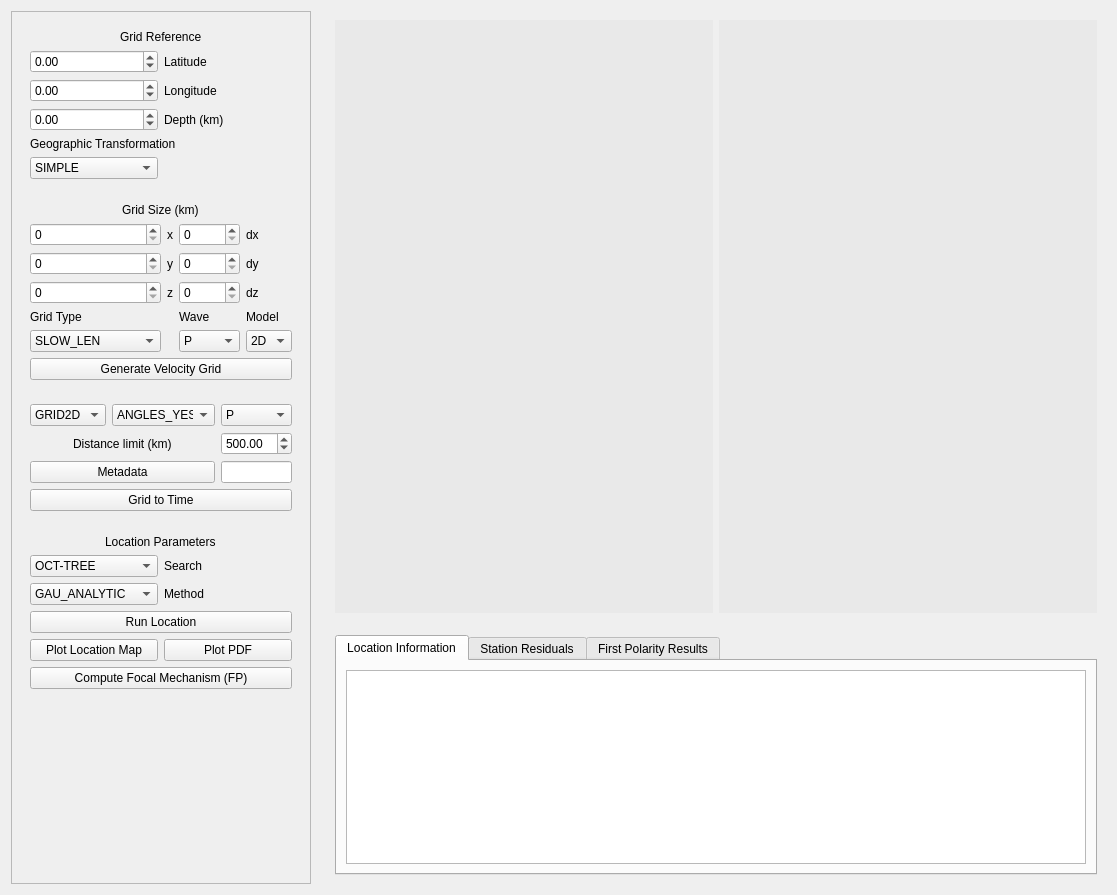
<?xml version="1.0" encoding="UTF-8"?>
<ui version="4.0">
 <class>Frame</class>
 <widget class="QFrame" name="Frame">
  <property name="geometry">
   <rect>
    <x>0</x>
    <y>0</y>
    <width>1117</width>
    <height>895</height>
   </rect>
  </property>
  <property name="windowTitle">
   <string>Frame</string>
  </property>
  <property name="frameShape">
   <enum>QFrame::NoFrame</enum>
  </property>
  <property name="frameShadow">
   <enum>QFrame::Raised</enum>
  </property>
  <layout class="QGridLayout" name="gridLayout">
   <item row="0" column="1">
    <widget class="QWidget" name="widget_5" native="true">
     <layout class="QVBoxLayout" name="verticalLayout_2">
      <property name="spacing">
       <number>4</number>
      </property>
      <property name="topMargin">
       <number>0</number>
      </property>
      <property name="rightMargin">
       <number>0</number>
      </property>
      <property name="bottomMargin">
       <number>0</number>
      </property>
      <item>
       <widget class="QWidget" name="horizontalWidget" native="true">
        <property name="sizePolicy">
         <sizepolicy hsizetype="Expanding" vsizetype="Expanding">
          <horstretch>0</horstretch>
          <verstretch>0</verstretch>
         </sizepolicy>
        </property>
        <layout class="QHBoxLayout" name="horizontalLayout_6">
         <item>
          <widget class="QWidget" name="widget_map" native="true">
           <property name="styleSheet">
            <string notr="true">background-color: rgb(255, 255, 255);
background-color: rgb(233, 233, 233);</string>
           </property>
          </widget>
         </item>
         <item>
          <widget class="QWidget" name="widget_focmec" native="true">
           <property name="styleSheet">
            <string notr="true">background-color: rgb(255, 255, 255);
background-color: rgb(233, 233, 233);</string>
           </property>
          </widget>
         </item>
        </layout>
       </widget>
      </item>
      <item>
       <widget class="QScrollArea" name="scrollArea">
        <property name="sizePolicy">
         <sizepolicy hsizetype="Expanding" vsizetype="Minimum">
          <horstretch>0</horstretch>
          <verstretch>0</verstretch>
         </sizepolicy>
        </property>
        <property name="frameShape">
         <enum>QFrame::NoFrame</enum>
        </property>
        <property name="widgetResizable">
         <bool>true</bool>
        </property>
        <widget class="QWidget" name="scrollAreaWidgetContents">
         <property name="geometry">
          <rect>
           <x>0</x>
           <y>0</y>
           <width>771</width>
           <height>273</height>
          </rect>
         </property>
         <layout class="QHBoxLayout" name="horizontalLayout">
          <item>
           <widget class="QTabWidget" name="ResultsTabs">
            <property name="currentIndex">
             <number>0</number>
            </property>
            <widget class="QWidget" name="tab_4">
             <attribute name="title">
              <string>Location Information</string>
             </attribute>
             <layout class="QVBoxLayout" name="verticalLayout_3">
              <item>
               <widget class="QPlainTextEdit" name="EarthquakeInfoText"/>
              </item>
             </layout>
            </widget>
            <widget class="QWidget" name="tab_5">
             <attribute name="title">
              <string>Station Residuals</string>
             </attribute>
             <layout class="QVBoxLayout" name="verticalLayout_4">
              <item>
               <layout class="QVBoxLayout" name="verticalLayout_11">
                <item>
                 <widget class="QWidget" name="plotMatWidget_residuals" native="true">
                  <property name="styleSheet">
                   <string notr="true">background-color: rgb(255, 255, 255);</string>
                  </property>
                 </widget>
                </item>
               </layout>
              </item>
             </layout>
            </widget>
            <widget class="QWidget" name="tab">
             <attribute name="title">
              <string>First Polarity Results</string>
             </attribute>
             <widget class="QWidget" name="verticalLayoutWidget">
              <property name="geometry">
               <rect>
                <x>0</x>
                <y>0</y>
                <width>2</width>
                <height>2</height>
               </rect>
              </property>
              <layout class="QVBoxLayout" name="verticalLayout_5"/>
             </widget>
             <widget class="QPlainTextEdit" name="FirstPolarityInfoText">
              <property name="geometry">
               <rect>
                <x>10</x>
                <y>9</y>
                <width>256</width>
                <height>192</height>
               </rect>
              </property>
             </widget>
            </widget>
           </widget>
          </item>
         </layout>
        </widget>
       </widget>
      </item>
     </layout>
    </widget>
   </item>
   <item row="0" column="0">
    <widget class="QFrame" name="frame">
     <property name="sizePolicy">
      <sizepolicy hsizetype="Preferred" vsizetype="Expanding">
       <horstretch>0</horstretch>
       <verstretch>0</verstretch>
      </sizepolicy>
     </property>
     <property name="maximumSize">
      <size>
       <width>300</width>
       <height>16777215</height>
      </size>
     </property>
     <property name="frameShape">
      <enum>QFrame::StyledPanel</enum>
     </property>
     <property name="frameShadow">
      <enum>QFrame::Plain</enum>
     </property>
     <layout class="QVBoxLayout" name="verticalLayout">
      <item>
       <widget class="QWidget" name="widget_4" native="true">
        <layout class="QGridLayout" name="gridLayout_4">
         <item row="4" column="0" colspan="2">
          <widget class="QLabel" name="label_2">
           <property name="text">
            <string>Geographic Transformation</string>
           </property>
          </widget>
         </item>
         <item row="3" column="1">
          <widget class="QLabel" name="label_4">
           <property name="text">
            <string>Depth (km)</string>
           </property>
          </widget>
         </item>
         <item row="5" column="0">
          <widget class="QComboBox" name="transCB">
           <item>
            <property name="text">
             <string>SIMPLE</string>
            </property>
           </item>
           <item>
            <property name="text">
             <string>GLOBAL</string>
            </property>
           </item>
          </widget>
         </item>
         <item row="2" column="1">
          <widget class="QLabel" name="label_3">
           <property name="text">
            <string>Longitude</string>
           </property>
          </widget>
         </item>
         <item row="0" column="0" colspan="2" alignment="Qt::AlignHCenter">
          <widget class="QLabel" name="label_8">
           <property name="text">
            <string>Grid Reference</string>
           </property>
          </widget>
         </item>
         <item row="1" column="1">
          <widget class="QLabel" name="label_9">
           <property name="text">
            <string>Latitude</string>
           </property>
          </widget>
         </item>
         <item row="1" column="0">
          <widget class="QDoubleSpinBox" name="gridlatSB">
           <property name="minimum">
            <double>-90.000000000000000</double>
           </property>
           <property name="maximum">
            <double>90.000000000000000</double>
           </property>
          </widget>
         </item>
         <item row="2" column="0">
          <widget class="QDoubleSpinBox" name="gridlonSB">
           <property name="minimum">
            <double>-180.000000000000000</double>
           </property>
           <property name="maximum">
            <double>180.000000000000000</double>
           </property>
          </widget>
         </item>
         <item row="3" column="0">
          <widget class="QDoubleSpinBox" name="griddepthSB">
           <property name="minimum">
            <double>-10.000000000000000</double>
           </property>
           <property name="maximum">
            <double>1000.990000000000009</double>
           </property>
          </widget>
         </item>
        </layout>
       </widget>
      </item>
      <item>
       <widget class="QWidget" name="widget_2" native="true">
        <layout class="QGridLayout" name="gridLayout_3">
         <item row="3" column="0">
          <widget class="QSpinBox" name="znodeSB">
           <property name="maximum">
            <number>10000</number>
           </property>
          </widget>
         </item>
         <item row="5" column="2">
          <widget class="QComboBox" name="comboBox_wavetype">
           <item>
            <property name="text">
             <string>P</string>
            </property>
           </item>
           <item>
            <property name="text">
             <string>S</string>
            </property>
           </item>
          </widget>
         </item>
         <item row="3" column="1">
          <widget class="QLabel" name="label_7">
           <property name="text">
            <string>z</string>
           </property>
          </widget>
         </item>
         <item row="3" column="3">
          <widget class="QLabel" name="label_14">
           <property name="text">
            <string>dz</string>
           </property>
          </widget>
         </item>
         <item row="5" column="0">
          <widget class="QComboBox" name="comboBox_gridtype">
           <item>
            <property name="text">
             <string>SLOW_LEN</string>
            </property>
           </item>
           <item>
            <property name="text">
             <string>VELOCITY_METERS</string>
            </property>
           </item>
           <item>
            <property name="text">
             <string>SLOWNESS</string>
            </property>
           </item>
           <item>
            <property name="text">
             <string>VEL2</string>
            </property>
           </item>
           <item>
            <property name="text">
             <string>SLOW2</string>
            </property>
           </item>
           <item>
            <property name="text">
             <string>SLOW_2_METERS</string>
            </property>
           </item>
          </widget>
         </item>
         <item row="1" column="1">
          <widget class="QLabel" name="label">
           <property name="text">
            <string>x</string>
           </property>
          </widget>
         </item>
         <item row="1" column="2">
          <widget class="QSpinBox" name="dxsizeSB">
           <property name="maximum">
            <number>10000</number>
           </property>
          </widget>
         </item>
         <item row="2" column="3">
          <widget class="QLabel" name="label_13">
           <property name="text">
            <string>dy</string>
           </property>
          </widget>
         </item>
         <item row="1" column="3">
          <widget class="QLabel" name="label_10">
           <property name="text">
            <string>dx</string>
           </property>
          </widget>
         </item>
         <item row="2" column="0">
          <widget class="QSpinBox" name="ynodeSB">
           <property name="maximum">
            <number>10000</number>
           </property>
          </widget>
         </item>
         <item row="2" column="2">
          <widget class="QSpinBox" name="dysizeSB">
           <property name="maximum">
            <number>10000</number>
           </property>
          </widget>
         </item>
         <item row="3" column="2">
          <widget class="QSpinBox" name="dzsizeSB">
           <property name="maximum">
            <number>10000</number>
           </property>
          </widget>
         </item>
         <item row="2" column="1">
          <widget class="QLabel" name="label_6">
           <property name="text">
            <string>y</string>
           </property>
          </widget>
         </item>
         <item row="1" column="0">
          <widget class="QSpinBox" name="xnodeSB">
           <property name="maximum">
            <number>10000</number>
           </property>
          </widget>
         </item>
         <item row="4" column="0">
          <widget class="QLabel" name="label_18">
           <property name="text">
            <string>Grid Type</string>
           </property>
          </widget>
         </item>
         <item row="4" column="2">
          <widget class="QLabel" name="label_19">
           <property name="text">
            <string>Wave</string>
           </property>
          </widget>
         </item>
         <item row="0" column="0" colspan="4" alignment="Qt::AlignHCenter">
          <widget class="QLabel" name="label_5">
           <property name="text">
            <string>Grid Size (km)</string>
           </property>
          </widget>
         </item>
         <item row="6" column="0" colspan="4">
          <widget class="QPushButton" name="genvelBtn">
           <property name="toolTip">
            <string>Click to Generate the velocity grid</string>
           </property>
           <property name="text">
            <string>Generate Velocity Grid</string>
           </property>
          </widget>
         </item>
         <item row="4" column="3">
          <widget class="QLabel" name="label_11">
           <property name="text">
            <string>Model</string>
           </property>
          </widget>
         </item>
         <item row="5" column="3">
          <widget class="QComboBox" name="modelCB">
           <item>
            <property name="text">
             <string>2D</string>
            </property>
           </item>
           <item>
            <property name="text">
             <string>3D</string>
            </property>
           </item>
          </widget>
         </item>
        </layout>
       </widget>
      </item>
      <item>
       <widget class="QWidget" name="widget" native="true">
        <property name="sizePolicy">
         <sizepolicy hsizetype="Minimum" vsizetype="Minimum">
          <horstretch>0</horstretch>
          <verstretch>0</verstretch>
         </sizepolicy>
        </property>
        <layout class="QGridLayout" name="gridLayout_2">
         <item row="0" column="2">
          <widget class="QComboBox" name="comboBox_ttwave">
           <item>
            <property name="text">
             <string>P</string>
            </property>
           </item>
           <item>
            <property name="text">
             <string>S</string>
            </property>
           </item>
          </widget>
         </item>
         <item row="0" column="1">
          <widget class="QComboBox" name="comboBox_angles">
           <item>
            <property name="text">
             <string>ANGLES_YES</string>
            </property>
           </item>
           <item>
            <property name="text">
             <string>ANGLES_NO</string>
            </property>
           </item>
          </widget>
         </item>
         <item row="0" column="0">
          <widget class="QComboBox" name="comboBox_grid">
           <item>
            <property name="text">
             <string>GRID2D</string>
            </property>
           </item>
           <item>
            <property name="text">
             <string>GRID3D</string>
            </property>
           </item>
          </widget>
         </item>
         <item row="3" column="0" colspan="3">
          <widget class="QPushButton" name="grdtimeBtn">
           <property name="toolTip">
            <string>Click to generate the Travel Times for the previously genrated velocity grid</string>
           </property>
           <property name="text">
            <string>Grid to Time</string>
           </property>
          </widget>
         </item>
         <item row="1" column="2">
          <widget class="QDoubleSpinBox" name="distanceSB">
           <property name="maximum">
            <double>5000.000000000000000</double>
           </property>
           <property name="value">
            <double>500.000000000000000</double>
           </property>
          </widget>
         </item>
         <item row="1" column="0" colspan="2" alignment="Qt::AlignHCenter">
          <widget class="QLabel" name="label_12">
           <property name="text">
            <string>Distance limit (km)</string>
           </property>
          </widget>
         </item>
         <item row="2" column="0" colspan="2">
          <widget class="QPushButton" name="stationsBtn">
           <property name="toolTip">
            <string>Set the metadata file whre the algorithm wil extract the stations coordinates to locate the event.</string>
           </property>
           <property name="text">
            <string>Metadata</string>
           </property>
          </widget>
         </item>
         <item row="2" column="2">
          <widget class="QLineEdit" name="stationsPath"/>
         </item>
        </layout>
       </widget>
      </item>
      <item>
       <widget class="QWidget" name="widget_3" native="true">
        <layout class="QGridLayout" name="gridLayout_5">
         <item row="2" column="1">
          <widget class="QLabel" name="label_17">
           <property name="text">
            <string>Method</string>
           </property>
          </widget>
         </item>
         <item row="2" column="0">
          <widget class="QComboBox" name="comboBox_4">
           <item>
            <property name="text">
             <string>GAU_ANALYTIC</string>
            </property>
           </item>
           <item>
            <property name="text">
             <string>EDT</string>
            </property>
           </item>
           <item>
            <property name="text">
             <string>EDT_OT_WT</string>
            </property>
           </item>
           <item>
            <property name="text">
             <string>EDT_OTWT_ML</string>
            </property>
           </item>
          </widget>
         </item>
         <item row="1" column="0">
          <widget class="QComboBox" name="comboBox_3">
           <item>
            <property name="text">
             <string>OCT-TREE</string>
            </property>
           </item>
          </widget>
         </item>
         <item row="4" column="0">
          <widget class="QPushButton" name="plotmapBtn">
           <property name="text">
            <string>Plot Location Map</string>
           </property>
          </widget>
         </item>
         <item row="0" column="0" colspan="2" alignment="Qt::AlignHCenter">
          <widget class="QLabel" name="label_15">
           <property name="text">
            <string>Location Parameters</string>
           </property>
          </widget>
         </item>
         <item row="1" column="1">
          <widget class="QLabel" name="label_16">
           <property name="text">
            <string>Search</string>
           </property>
          </widget>
         </item>
         <item row="3" column="0" colspan="2">
          <widget class="QPushButton" name="runlocBtn">
           <property name="text">
            <string>Run Location</string>
           </property>
          </widget>
         </item>
         <item row="4" column="1">
          <widget class="QPushButton" name="plotpdfBtn">
           <property name="text">
            <string>Plot PDF</string>
           </property>
          </widget>
         </item>
         <item row="5" column="0" colspan="2">
          <widget class="QPushButton" name="firstpolarityBtn">
           <property name="text">
            <string>Compute Focal Mechanism (FP)</string>
           </property>
          </widget>
         </item>
        </layout>
       </widget>
      </item>
      <item>
       <spacer name="verticalSpacer">
        <property name="orientation">
         <enum>Qt::Vertical</enum>
        </property>
        <property name="sizeHint" stdset="0">
         <size>
          <width>20</width>
          <height>40</height>
         </size>
        </property>
       </spacer>
      </item>
     </layout>
    </widget>
   </item>
  </layout>
 </widget>
 <resources/>
 <connections/>
</ui>
